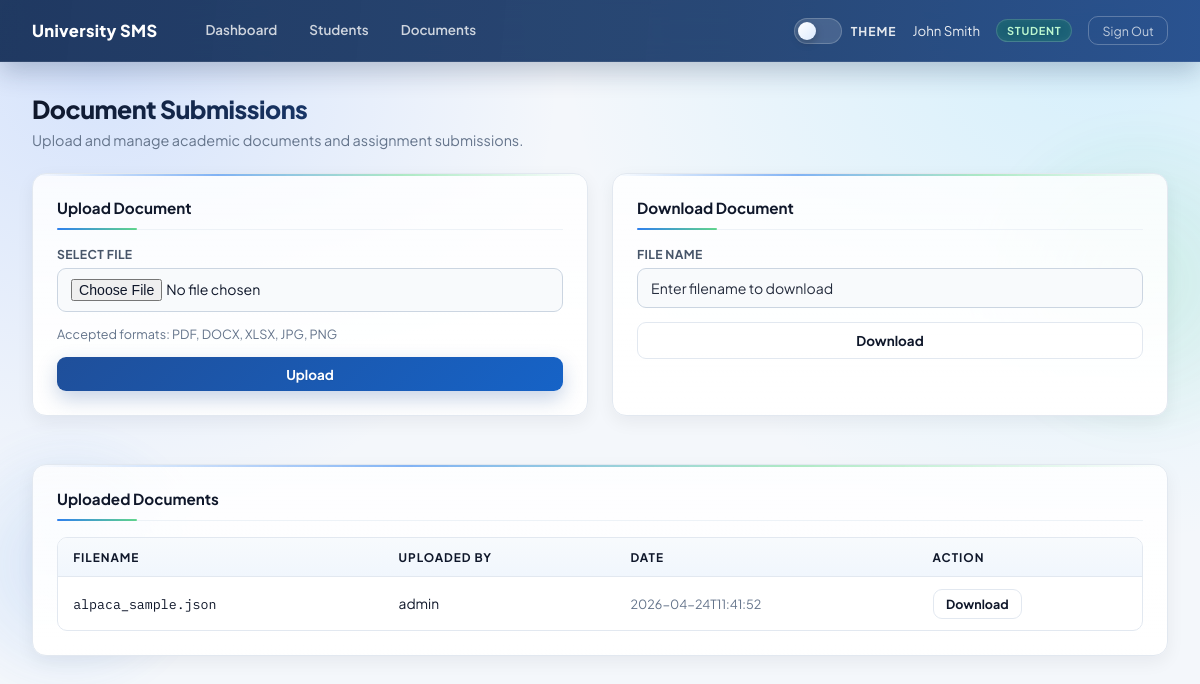
Page /upload (signed in) on the committed database.
### tables this page shows
CREATE TABLE files (
                id        INTEGER PRIMARY KEY AUTOINCREMENT,
                uploader  TEXT,
                filename  TEXT,
                filepath  TEXT,
                upload_ts TEXT
            );

### app.py (the view, shortened to what this page needs)
@app.route("/upload", methods=["GET", "POST"])
def upload_file():
    if "user_id" not in session:
        return redirect(url_for("login"))
    message = None
    db = get_db()
    files = db.execute("SELECT * FROM files").fetchall()
    return render_template("upload.html", message=message, files=files)

### app.py (called while the page is built)
def get_db():
    db = getattr(g, "_database", None)
    if db is None:
        db = g._database = sqlite3.connect(DATABASE)
        db.row_factory = sqlite3.Row
    return db

@app.teardown_appcontext
def close_connection(exception):
    db = getattr(g, "_database", None)
    if db is not None:
        db.close()

### templates/upload.html (shortened to what this page needs)
{% extends "base.html" %}
{% block content %}
<div class="page-header">
  <h1>Document Submissions</h1>
  <p>Upload and manage academic documents and assignment submissions.</p>
</div>
<div class="layout-2col mb-5">
  <div class="card">
    <div class="card-title">Upload Document</div>
    <form method="POST" enctype="multipart/form-data" class="stack-form">
      <div class="form-group">
        <label>Select File</label>
        <input type="file" name="file" class="w-100">
      </div>
      <p class="text-xs text-soft">Accepted formats: PDF, DOCX, XLSX, JPG, PNG</p>
      <button type="submit" class="btn btn-primary">Upload</button>
    </form>
  </div>
  <div class="card">
    <div class="card-title">Download Document</div>
    <form method="GET" action="/download" class="stack-form">
      <div class="form-group">
        <label>File Name</label>
        <input type="text" name="file" placeholder="Enter filename to download">
      </div>
      <button type="submit" class="btn btn-outline">Download</button>
    </form>
  </div>
</div>
<div class="card">
  <div class="card-title">Uploaded Documents</div>
  {% if files %}
  <div class="table-wrap">
    <table>
      <thead>
        <tr><th>Filename</th><th>Uploaded By</th><th>Date</th><th>Action</th></tr>
      </thead>
      <tbody>
        {% for f in files %}
        <tr>
          <td class="mono-sm">{{ f['filename'] }}</td>
          <td>{{ f['uploader'] }}</td>
          <td class="text-xs text-soft">{{ f['upload_ts'][:19] if f['upload_ts'] else '—' }}</td>
          <td>
            <a href="/download?file={{ f['filename'] }}" class="btn btn-outline btn-sm">Download</a>
          </td>
        </tr>
        {% endfor %}
      </tbody>
    </table>
  </div>
  {% else %}
  <p class="text-soft">No documents uploaded yet.</p>
  {% endif %}
</div>
{% endblock %}

### rows in the picture
files: filename "alpaca_sample.json", uploader "admin", upload_ts "2026-04-24T11:41:52"

### other values in the picture
{{ session.full_name or session.username }} "John Smith"
{{ session.role }} "STUDENT"
